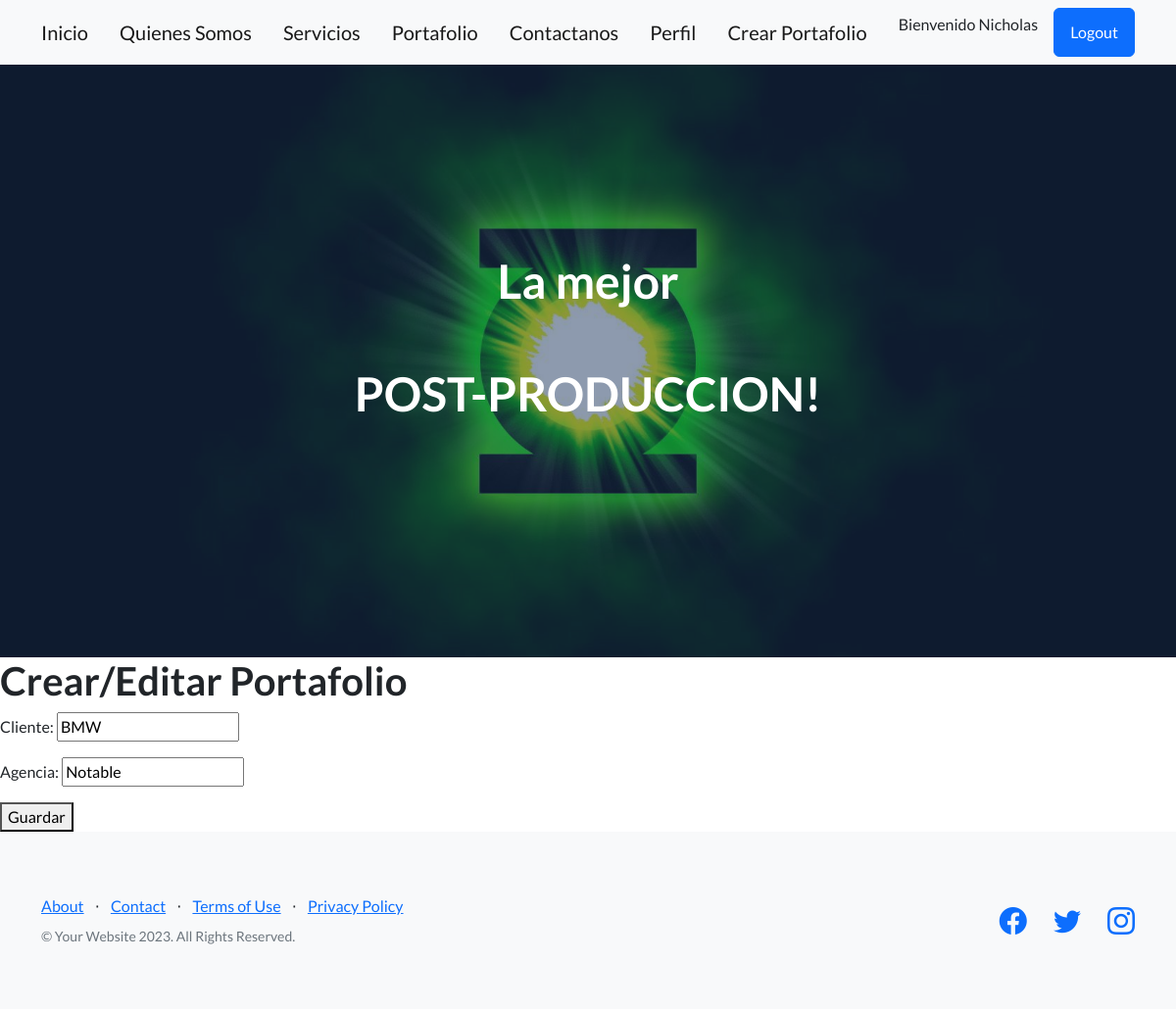
/app-post17/portafolio/editar/1/ (signed in), run on an earlier commit of the app's database.
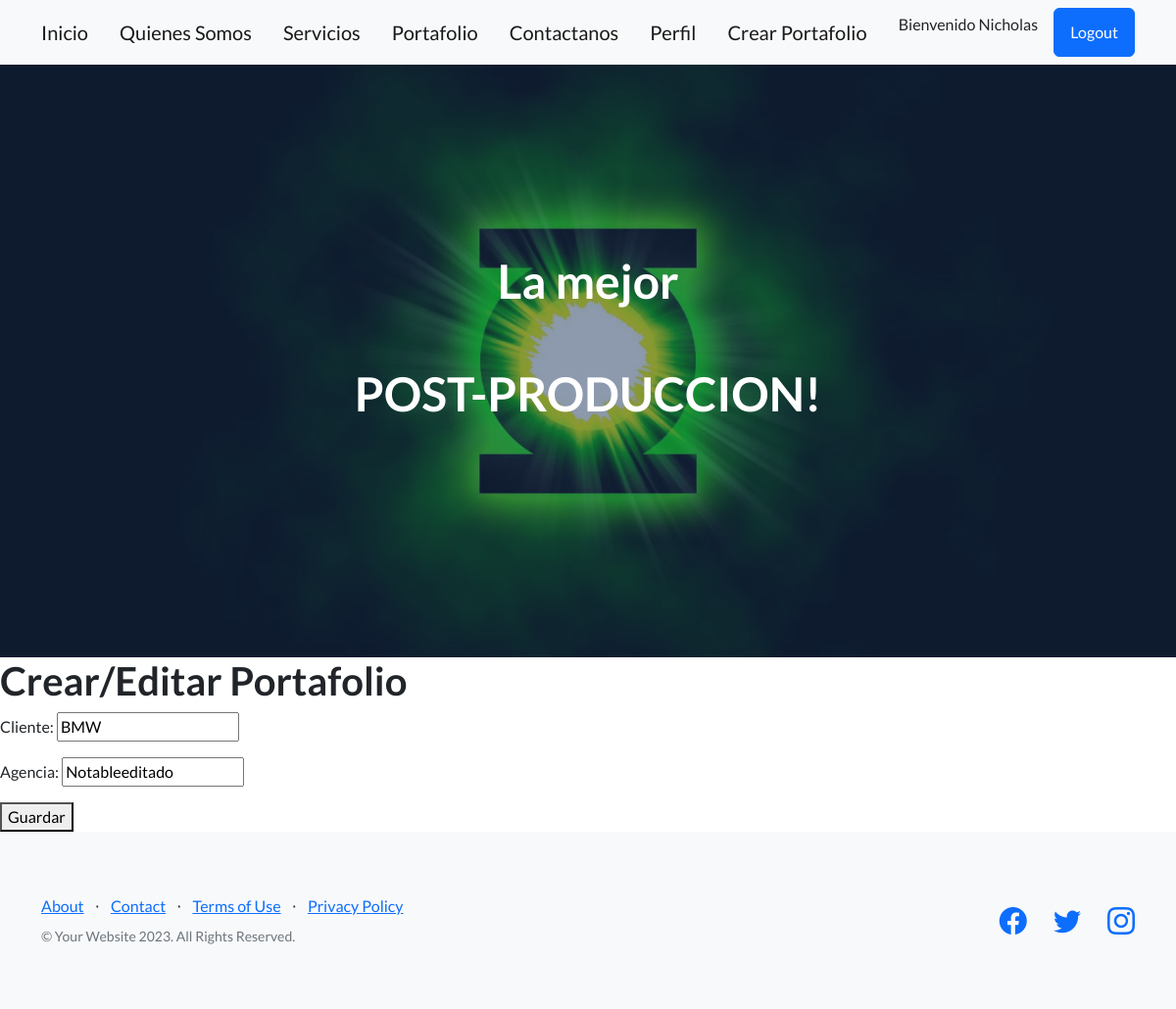
And on a later commit of the database.
### AppPost17/models.py (models this page shows, shortened)
class Portafolio(models.Model):
    cliente = models.CharField(max_length=40)
    agencia = models.CharField(max_length=40)

### AppPost17/views.py (the view)
# urls.py: path('portafolio/editar/<int:pk>/', portafolio_update, name='portafolio_update'),
@login_required
def portafolio_update(request, pk):
    portafolio = Portafolio.objects.get(pk=pk)
    if request.method == 'POST':
        form = PortafolioForm(request.POST, instance=portafolio)
        if form.is_valid():
            form.save()
            return redirect('portafolio_list')  # Redirecciona a la lista de portafolios después de actualizar
    else:
        form = PortafolioForm(instance=portafolio)
    return render(request, 'form.html', {'form': form})

### AppPost17/forms.py
class PortafolioForm(forms.ModelForm):
    class Meta:
        model = Portafolio
        fields = ['cliente', 'agencia']

### AppPost17/templates/form.html (shortened to what this page needs)
{% extends 'padre.html' %}
{% block contenidoQueCambia %}
    <h1>Crear/Editar Portafolio</h1>
    <form action="{% if form.instance.id %}{% url 'portafolio_update' form.instance.id %}{% else %}{% url 'portafolio_create' %}{% endif %}" method="post">
        {{ form.as_p }}
        <button type="submit">Guardar</button>
    </form>
{% endblock contenidoQueCambia %}

### AppPost17/templates/padre.html (shortened to what this page needs)
<!DOCTYPE html>
<html lang="en">
    <head>
        {% load static %}
        <link href="https://cdn.jsdelivr.net/npm/bootstrap-icons@1.5.0/font/bootstrap-icons.css" rel="stylesheet" type="text/css" />
        <link href="{% static 'css/styles.css' %}" rel="stylesheet" />
    </head>
    <body>
        <nav class="navbar navbar-light bg-light static-top">
            <div class="container">
                <a class="navbar-brand" href="{% url 'Inicio' %}">Inicio</a>
                <a class="navbar-brand" href="{% url 'Quienes Somos' %}">Quienes Somos</a>
                <a class="navbar-brand" href="{% url 'Servicios' %}">Servicios</a>
                <a class="navbar-brand" href="{% url 'portafolio_list' %}">Portafolio</a>
                <a class="navbar-brand" href="{% url 'formulario_contactanos' %}">Contactanos</a>
                <a class="navbar-brand" href="{% url 'EditarPerfil' %}">Perfil</a>
                {% if user.is_authenticated %}
                <a class="navbar-brand" href="{% url 'portafolio_create' %}">Crear Portafolio</a>
                <p>Bienvenido {{ user.username }}</p>
                <a class="btn btn-primary" href="{% url 'Logout' %}">Logout</a>
            {% else %}
                <a class="btn btn-primary" href="{% url 'Login' %}">Login</a>
            {% endif %}
            </div>
        </nav>
        <header class="masthead">
            <div class="container position-relative">
                <div class="row justify-content-center">
                    <div class="col-xl-6">
                        <div class="text-center text-white">
                            <h1 class="mb-5">La mejor
                                <br>
                                <br>
                                POST-PRODUCCION!</h1>
                          </div>
                    </div>
                </div>
            </div>
        </header>
        {% block contenidoQueCambia %}
        {% endblock contenidoQueCambia %}
        <footer class="footer bg-light">
            <div class="container">
                <div class="row">
                    <div class="col-lg-6 h-100 text-center text-lg-start my-auto">
                        <ul class="list-inline mb-2">
                            <li class="list-inline-item"><a href="#!">About</a></li>
                            <li class="list-inline-item">⋅</li>
                            <li class="list-inline-item"><a href="#!">Contact</a></li>
                            <li class="list-inline-item">⋅</li>
                            <li class="list-inline-item"><a href="#!">Terms of Use</a></li>
                            <li class="list-inline-item">⋅</li>
                            <li class="list-inline-item"><a href="#!">Privacy Policy</a></li>
                        </ul>
                        <p class="text-muted small mb-4 mb-lg-0">&copy; Your Website 2023. All Rights Reserved.</p>
                    </div>
                    <div class="col-lg-6 h-100 text-center text-lg-end my-auto">
                        <ul class="list-inline mb-0">
                            <li class="list-inline-item me-4">
                                <a href="#!"><i class="bi-facebook fs-3"></i></a>
                            </li>
                            <li class="list-inline-item me-4">
                                <a href="#!"><i class="bi-twitter fs-3"></i></a>
                            </li>
                            <li class="list-inline-item">
                                <a href="#!"><i class="bi-instagram fs-3"></i></a>
                            </li>
                        </ul>
                    </div>
                </div>
            </div>
        </footer>
    </body>
</html>

What changed in the data, as far as the page shows it:
changed Portafolio "BMW": agencia "Notable" → "Notableeditado"
